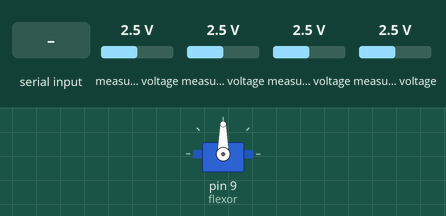
A sketch run on a simulated Arduino Uno, built with avr-gcc and run on an emulated ATmega328P. Shown: servo. The inputs (shaded band) are chosen by the test bench; at power-on: measured voltage 2.5 V. What the sketch prints to the serial monitor is not drawn.

Above: at 1.2 s.
1.3 s: "M90\n" received over Serial
At 2.5 s:
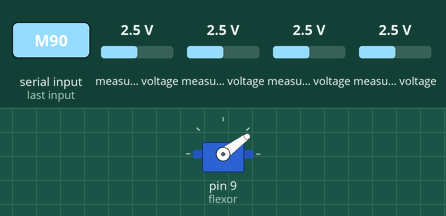
2.8 s: "M,45\n" received over Serial
At 3.8 s:
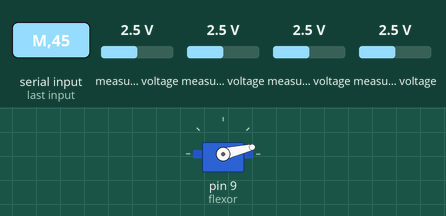
Timing chart, 0 to 5.8 s (numbered marks = the images above; inputs shaded):
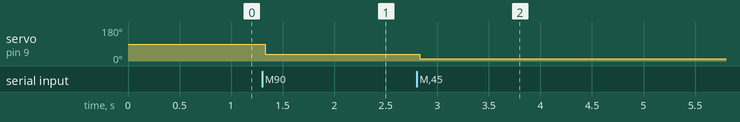

Measured:
- after the input at 1.3 s, servo on pin 9 (flexor): 90° → 36° at once
- after the input at 2.8 s, servo on pin 9 (flexor): 36° → 13° at once

The sketch:

winter_school.ino
```cpp
#include <Wire.h>
#include <Adafruit_ADS1X15.h>
#include <Servo.h>

Adafruit_ADS1115 ads1115; // Construct an ads1115

char incoming_data[3];//CMD,data
char ipt;
int n = 0;
bool streaming = 1;

Servo flexor;

int fl_angle = 90;

void(* resetFunc) (void) = 0;

void setup(void)
{
  Serial.begin(115200);
  Serial.print("Skin Sense\r\n");

  flexor.attach(9);
  flexor.write(fl_angle);

  //Serial.println("Getting single-ended readings from AIN0..3");
  //Serial.println("ADC Range: +/- 6.144V (1 bit = 188uV)");
  ads1115.begin(0x49);
  ads1115.setGain(GAIN_ONE);
  ads1115.setDataRate(RATE_ADS1115_860SPS);
}

void loop(void)
{
  int16_t adc0, adc1, adc2, adc3;
  int tic;

  while(Serial.available()){
    ipt = char(Serial.read());
    //store ipt if not eot
    if(ipt!='\n'){
        if(n>2){
            n=0;
            continue;
        }
        incoming_data[n]=ipt;
        n++;
    }else{
        n=0;
        Serial.print("received\r\n");
        switch(incoming_data[0]){
            case 'R':
                Serial.print("done\r\n");
                delay(0.1);
                resetFunc();
                break;
            case 'N':
                Serial.print("Skin Sense\r\n");
                Serial.print("done\r\n");
                break;
            case 'S':
                streaming = incoming_data[1]-'0';
                Serial.print(incoming_data[1]);
                Serial.print('\n');
                Serial.print("done\r\n");
                break;
            case 'M':
                fl_angle = int(incoming_data[1]-'0');
                fl_angle = map(fl_angle,0,78,20,165);
                Serial.print(fl_angle);
                Serial.print('\n');
                flexor.write(fl_angle);
                Serial.print("done\r\n");
                break;

            default:
                Serial.print("INVALID CMD\r\n");
                Serial.print("done\r\n");
                break;
        }
    }
  }
  if(streaming==1){
    tic = micros();

    adc0 = ads1115.readADC_SingleEnded(0);
    adc1 = ads1115.readADC_SingleEnded(1);
    adc2 = ads1115.readADC_SingleEnded(2);
    adc3 = ads1115.readADC_SingleEnded(3);
    //Serial.print("S\t"); Serial.print(micros()-tic); Serial.print("\t");
    Serial.print(adc0); Serial.print("\t"); Serial.print(adc1); Serial.print("\t"); Serial.print(adc2); Serial.print("\t"); Serial.print(adc3); Serial.print("\r\n");
  }
  delay(1);
}
```
